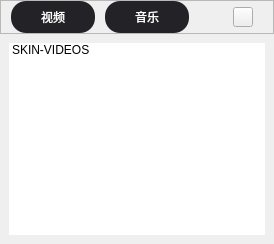
           <widget class="QWidget" name="tab_skin">
            <attribute name="title">
             <string>换肤</string>
            </attribute>
            <layout class="QVBoxLayout" name="verticalLayout_53">
             <property name="spacing">
              <number>0</number>
             </property>
             <property name="leftMargin">
              <number>0</number>
             </property>
             <property name="topMargin">
              <number>0</number>
             </property>
             <property name="rightMargin">
              <number>0</number>
             </property>
             <property name="bottomMargin">
              <number>0</number>
             </property>
             <item>
              <layout class="QVBoxLayout" name="verticalLayout_34">
               <item>
                <widget class="QFrame" name="frame_skin">
                 <property name="frameShape">
                  <enum>QFrame::StyledPanel</enum>
                 </property>
                 <property name="frameShadow">
                  <enum>QFrame::Raised</enum>
                 </property>
                 <layout class="QHBoxLayout" name="horizontalLayout_46">
                  <property name="spacing">
                   <number>0</number>
                  </property>
                  <property name="leftMargin">
                   <number>0</number>
                  </property>
                  <property name="topMargin">
                   <number>0</number>
                  </property>
                  <property name="rightMargin">
                   <number>0</number>
                  </property>
                  <property name="bottomMargin">
                   <number>0</number>
                  </property>
                  <item>
                   <layout class="QHBoxLayout" name="horizontalLayout_47">
                    <item>
                     <spacer name="horizontalSpacer_73">
                      <property name="orientation">
                       <enum>Qt::Horizontal</enum>
                      </property>
                      <property name="sizeType">
                       <enum>QSizePolicy::Fixed</enum>
                      </property>
                      <property name="sizeHint" stdset="0">
                       <size>
                        <width>10</width>
                        <height>20</height>
                       </size>
                      </property>
                     </spacer>
                    </item>
                    <item>
                     <widget class="QPushButton" name="pushButton_skin_videos">
                      <property name="minimumSize">
                       <size>
                        <width>84</width>
                        <height>32</height>
                       </size>
                      </property>
                      <property name="styleSheet">
                       <string notr="true">QPushButton
{
background-color:#222227;
border-radius:15px;
color: rgb(253, 253, 253);
font: 23 10pt &quot;Microsoft YaHei&quot;;
}

QPushButton:hover
{
color: rgb(255, 85, 0);
}</string>
                      </property>
                      <property name="text">
                       <string>视频</string>
                      </property>
                     </widget>
                    </item>
                    <item>
                     <spacer name="horizontalSpacer_74">
                      <property name="orientation">
                       <enum>Qt::Horizontal</enum>
                      </property>
                      <property name="sizeType">
                       <enum>QSizePolicy::Fixed</enum>
                      </property>
                      <property name="sizeHint" stdset="0">
                       <size>
                        <width>10</width>
                        <height>20</height>
                       </size>
                      </property>
                     </spacer>
                    </item>
                    <item>
                     <widget class="QPushButton" name="pushButton_skin_musics">
                      <property name="minimumSize">
                       <size>
                        <width>84</width>
                        <height>32</height>
                       </size>
                      </property>
                      <property name="maximumSize">
                       <size>
                        <width>16777215</width>
                        <height>36</height>
                       </size>
                      </property>
                      <property name="styleSheet">
                       <string notr="true">QPushButton
{
background-color:#222227;
border-radius:15px;
color: rgb(253, 253, 253);
font: 23 10pt &quot;Microsoft YaHei&quot;;
}

QPushButton:hover
{
color: rgb(255, 85, 0);
}</string>
                      </property>
                      <property name="text">
                       <string>音乐</string>
                      </property>
                     </widget>
                    </item>
                    <item>
                     <spacer name="horizontalSpacer_75">
                      <property name="orientation">
                       <enum>Qt::Horizontal</enum>
                      </property>
                      <property name="sizeHint" stdset="0">
                       <size>
                        <width>40</width>
                        <height>20</height>
                       </size>
                      </property>
                     </spacer>
                    </item>
                    <item>
                     <widget class="QPushButton" name="pushButton_skin_delete">
                      <property name="minimumSize">
                       <size>
                        <width>20</width>
                        <height>20</height>
                       </size>
                      </property>
                      <property name="maximumSize">
                       <size>
                        <width>20</width>
                        <height>20</height>
                       </size>
                      </property>
                      <property name="styleSheet">
                       <string notr="true">QPushButton
{
border-image: url(:/images/icon/his_delete_hover.png);
}
QPushButton:hover
{
border-image: url(:/images/icon/his_delete_hover_orange.png);
}</string>
                      </property>
                      <property name="text">
                       <string/>
                      </property>
                     </widget>
                    </item>
                    <item>
                     <spacer name="horizontalSpacer_80">
                      <property name="orientation">
                       <enum>Qt::Horizontal</enum>
                      </property>
                      <property name="sizeType">
                       <enum>QSizePolicy::Fixed</enum>
                      </property>
                      <property name="sizeHint" stdset="0">
                       <size>
                        <width>20</width>
                        <height>20</height>
                       </size>
                      </property>
                     </spacer>
                    </item>
                   </layout>
                  </item>
                 </layout>
                </widget>
               </item>
               <item>
                <widget class="QStackedWidget" name="stackedWidget_skin">
                 <property name="currentIndex">
                  <number>0</number>
                 </property>
                 <widget class="QWidget" name="page_skin1">
                  <layout class="QVBoxLayout" name="verticalLayout_51">
                   <item>
                    <widget class="QListWidget" name="listWidget_skin_videos">
                     <property name="styleSheet">
                      <string notr="true">QListWidget
{
border:none;
}
QListWidget::item
{

}

QListWidget::item:hover
{

}</string>
                     </property>
                     <item>
                      <property name="text">
                       <string>SKIN-VIDEOS</string>
                      </property>
                     </item>
                    </widget>
                   </item>
                  </layout>
                 </widget>
                 <widget class="QWidget" name="page_skin2">
                  <layout class="QVBoxLayout" name="verticalLayout_52">
                   <item>
                    <widget class="QListWidget" name="listWidget_skin_musics">
                     <property name="styleSheet">
                      <string notr="true">QListWidget
{
border:none;
}
QListWidget::item
{

}

QListWidget::item:hover
{

}</string>
                     </property>
                     <item>
                      <property name="text">
                       <string>SKIN-MUSIC</string>
                      </property>
                     </item>
                    </widget>
                   </item>
                  </layout>
                 </widget>
                </widget>
               </item>
              </layout>
             </item>
            </layout>
           </widget>
